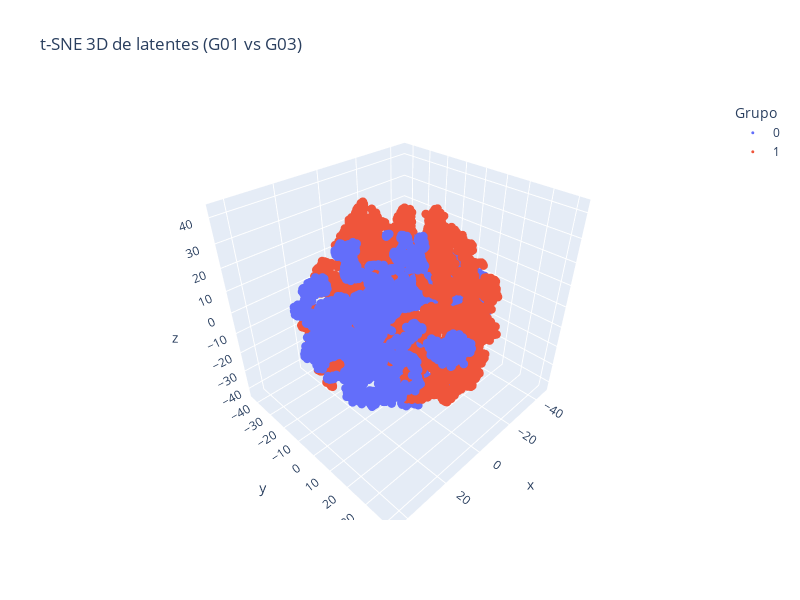

This figure's notebook cell:
### Code cell
#To visualize the clustering results with t-SNE in 3D 
# 1) Normaliza (opcional) y calcula t-SNE 3D
from sklearn.manifold import TSNE
from sklearn.preprocessing import StandardScaler
import numpy as np

# asumiendo que ya tienes latents y true_labels en tu sesión
X = StandardScaler().fit_transform(latents)
tsne3 = TSNE(n_components=3, random_state=0)
Z3   = tsne3.fit_transform(X)  # shape = (n_samples, 3)

# 2) Gráfico interactivo con Plotly
import plotly.express as px

fig = px.scatter_3d(
    x=Z3[:,0],
    y=Z3[:,1],
    z=Z3[:,2],
    color=true_labels.astype(str),
    labels={"color":"Grupo"},
    title="t-SNE 3D de latentes (G01 vs G03)",
    width=800, height=600
)

fig.update_traces(marker=dict(size=3))
fig.show()

### Figure 1 — Plotly figure (JSON) as saved in the notebook; plotly's stock layout.template omitted (floating-point values rounded to 4 significant figures; data arrays with more than 128 entries replaced by an {"elided": "..."} marker saying what was removed)
{"data": [{"hovertemplate": "Grupo=0<br>x=%{x}<br>y=%{y}<br>z=%{z}<extra></extra>", "legendgroup": "0", "marker": {"color": "#636efa", "size": 3, "symbol": "circle"}, "mode": "markers", "name": "0", "scene": "scene", "showlegend": true, "type": "scatter3d", "x": {"elided": "16004 float values"}, "y": {"elided": "16004 float values"}, "z": {"elided": "16004 float values"}}, {"hovertemplate": "Grupo=1<br>x=%{x}<br>y=%{y}<br>z=%{z}<extra></extra>", "legendgroup": "1", "marker": {"color": "#EF553B", "size": 3, "symbol": "circle"}, "mode": "markers", "name": "1", "scene": "scene", "showlegend": true, "type": "scatter3d", "x": {"elided": "19324 float values"}, "y": {"elided": "19324 float values"}, "z": {"elided": "19324 float values"}}], "layout": {"height": 600, "legend": {"title": {"text": "Grupo"}, "tracegroupgap": 0}, "scene": {"domain": {"x": [0, 1], "y": [0, 1]}, "xaxis": {"title": {"text": "x"}}, "yaxis": {"title": {"text": "y"}}, "zaxis": {"title": {"text": "z"}}}, "title": {"text": "t-SNE 3D de latentes (G01 vs G03)"}, "width": 800}}
